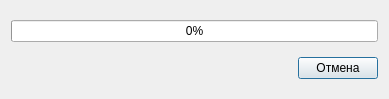
<?xml version="1.0" encoding="UTF-8"?>
<ui version="4.0">
 <class>LoadFormDialog</class>
 <widget class="QDialog" name="LoadFormDialog">
  <property name="geometry">
   <rect>
    <x>0</x>
    <y>0</y>
    <width>389</width>
    <height>99</height>
   </rect>
  </property>
  <property name="windowTitle">
   <string>Загрузка бланка</string>
  </property>
  <layout class="QVBoxLayout" name="verticalLayout">
   <item>
    <widget class="QProgressBar" name="progressBar">
     <property name="value">
      <number>0</number>
     </property>
     <property name="textDirection">
      <enum>QProgressBar::TopToBottom</enum>
     </property>
    </widget>
   </item>
   <item>
    <layout class="QHBoxLayout" name="horizontalLayout">
     <item>
      <spacer name="horizontalSpacer">
       <property name="orientation">
        <enum>Qt::Horizontal</enum>
       </property>
       <property name="sizeHint" stdset="0">
        <size>
         <width>40</width>
         <height>20</height>
        </size>
       </property>
      </spacer>
     </item>
     <item>
      <widget class="QPushButton" name="butt_cancel">
       <property name="text">
        <string>Отмена</string>
       </property>
      </widget>
     </item>
    </layout>
   </item>
  </layout>
 </widget>
 <resources/>
 <connections/>
</ui>
